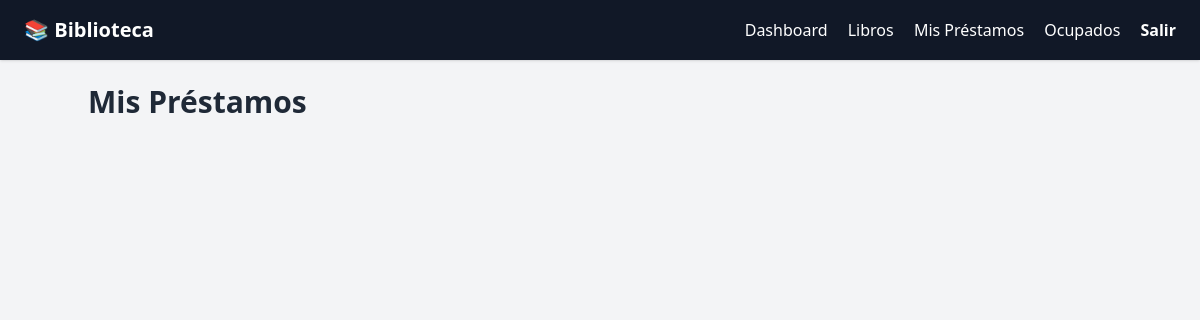
/my_loans (signed in), run on an earlier commit of the app's database.
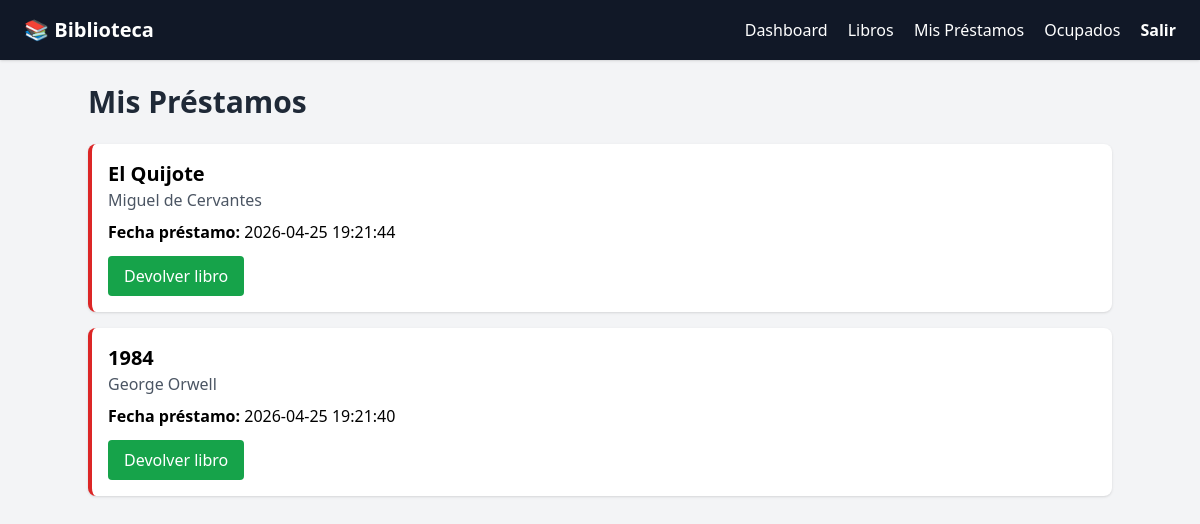
And on a later commit of the database.
### tables this page shows
CREATE TABLE loans (
            id          INTEGER PRIMARY KEY AUTOINCREMENT,
            user_id     INTEGER NOT NULL REFERENCES users(id),
            book_id     INTEGER NOT NULL REFERENCES books(id),
            loan_date   TEXT    DEFAULT (datetime('now')),
            return_date TEXT,
            returned    INTEGER DEFAULT 0
        );

CREATE TABLE books (
    id INTEGER PRIMARY KEY AUTOINCREMENT,
    title TEXT NOT NULL,
    author TEXT,
    cover_color TEXT,
    year INTEGER,
    status TEXT DEFAULT 'DISPONIBLE',
    category TEXT DEFAULT 'Otro',
    available INTEGER DEFAULT 1
);

### app.py (the view)
    @app.route('/my_loans')
    @login_required
    def my_loans():
        conn  = app.get_db_connection()
        loans = conn.execute(
            """SELECT loans.id, books.title, books.author, books.cover_color,
                      loans.loan_date, loans.return_date, loans.returned
               FROM loans
               JOIN books ON loans.book_id=books.id
               WHERE loans.user_id=?
               ORDER BY loans.returned ASC, loans.loan_date DESC""",
            (session['user_id'],)
        ).fetchall()
        conn.close()
        return render_template('my_loans.html', loans=loans)

### templates/my_loans.html
{% extends "base.html" %}
{% block content %}
<h2 class="text-3xl font-bold text-gray-800 mb-6">Mis Préstamos</h2>
<div class="space-y-4">
    {% for loan in loans %}
    <div class="bg-white shadow rounded-lg p-4 border-l-4
        {% if loan['returned'] %}border-green-600{% else %}border-red-600{% endif %}">
        <h3 class="text-xl font-bold">{{ loan['title'] }}</h3>
        <p class="text-gray-600">{{ loan['author'] }}</p>
        <p class="mt-2"><strong>Fecha préstamo:</strong> {{ loan['loan_date'] }}</p>
        {% if loan['returned'] %}
            <p class="text-green-700 font-semibold mt-2">Devuelto el {{ loan['return_date'] }}</p>
        {% else %}
            <form action="{{ url_for('return_book', loan_id=loan['id']) }}" method="POST" class="mt-3">
                <button class="bg-green-600 text-white px-4 py-2 rounded hover:bg-green-700">
                    Devolver libro
                </button>
            </form>
        {% endif %}
    </div>
    {% endfor %}
</div>
{% endblock %}

What changed in the data, as far as the page shows it:
added loans: title "El Quijote", author "Miguel de Cervantes", loan_date "2026-04-25 19:21:44"
added loans: title "1984", author "George Orwell", loan_date "2026-04-25 19:21:40"
